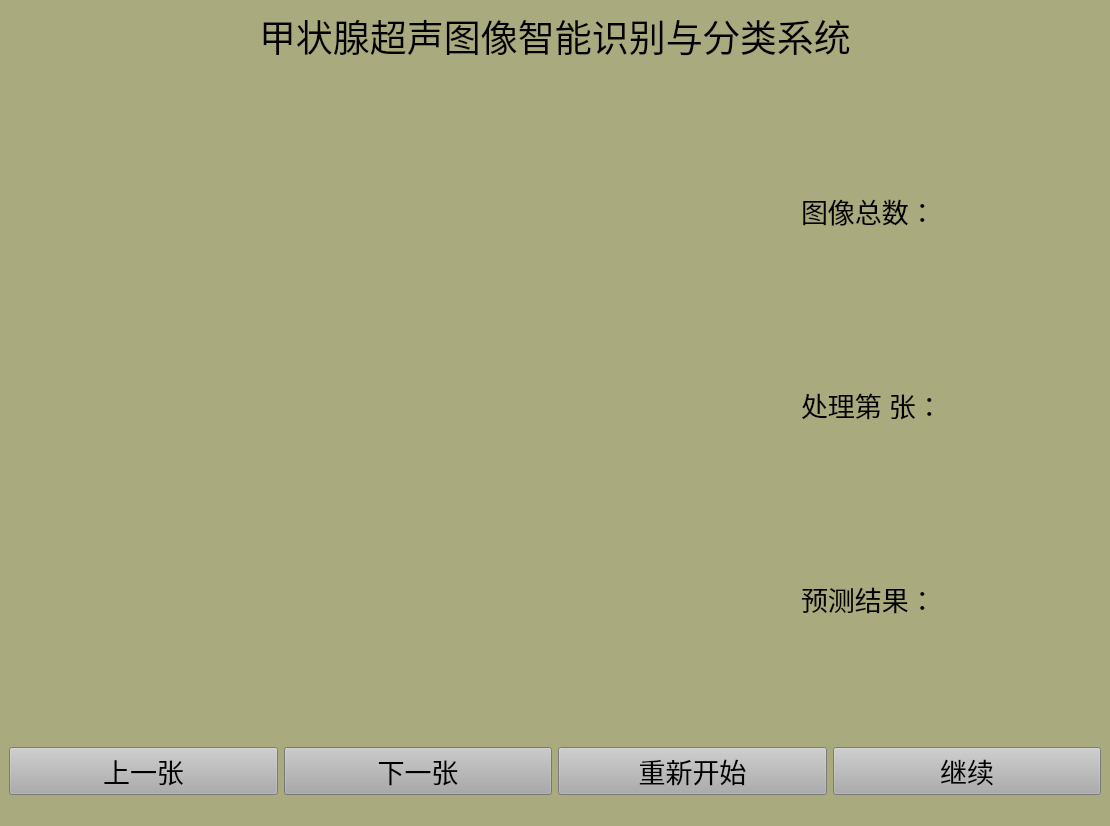
<?xml version="1.0" encoding="UTF-8"?>
<ui version="4.0">
    <class>MainWindow</class>
    <widget class="QMainWindow" name="MainWindow">
        <property name="geometry">
            <rect>
                <x>0</x>
                <y>0</y>
                <width>1110</width>
                <height>826</height>
            </rect>
        </property>
        <property name="windowTitle">
            <string>MainWindow</string>
        </property>
        <property name="styleSheet">
            <string notr="true">background-color: rgb(170, 170, 127);</string>
        </property>
        <widget class="QWidget" name="centralwidget">
            <layout class="QGridLayout" name="gridLayout_2">
                <item row="0" column="0">
                    <layout class="QVBoxLayout" name="verticalLayout" stretch="1,1,12,1,3">
                        <item>
                            <layout class="QVBoxLayout" name="verticalLayout_12" stretch="0">
                                <property name="sizeConstraint">
                                    <enum>QLayout::SetNoConstraint</enum>
                                </property>
                                <item alignment="Qt::AlignHCenter">
                                    <widget class="QLabel" name="label_title_4">
                                        <property name="enabled">
                                            <bool>true</bool>
                                        </property>
                                        <property name="font">
                                            <font>
                                                <family>Agency FB</family>
                                                <pointsize>28</pointsize>
                                                <weight>9</weight>
                                                <italic>false</italic>
                                                <bold>false</bold>
                                            </font>
                                        </property>
                                        <property name="styleSheet">
                                            <string notr="true">color: rgb(0, 0, 0);
                                                font: 75 28pt &quot;Agency FB&quot;;
                                            </string>
                                        </property>
                                        <property name="text">
                                            <string>甲状腺超声图像智能识别与分类系统</string>
                                        </property>
                                    </widget>
                                </item>
                            </layout>
                        </item>
                        <item>
                            <spacer name="verticalSpacer">
                                <property name="orientation">
                                    <enum>Qt::Vertical</enum>
                                </property>
                                <property name="sizeType">
                                    <enum>QSizePolicy::Preferred</enum>
                                </property>
                                <property name="sizeHint" stdset="0">
                                    <size>
                                        <width>20</width>
                                        <height>40</height>
                                    </size>
                                </property>
                            </spacer>
                        </item>
                        <item>
                            <layout class="QHBoxLayout" name="horizontalLayout_23" stretch="20,1,8">
                                <item>
                                    <widget class="QLabel" name="label_10">
                                        <property name="text">
                                            <string/>
                                        </property>
                                    </widget>
                                </item>
                                <item>
                                    <spacer name="horizontalSpacer_10">
                                        <property name="orientation">
                                            <enum>Qt::Horizontal</enum>
                                        </property>
                                        <property name="sizeType">
                                            <enum>QSizePolicy::Preferred</enum>
                                        </property>
                                        <property name="sizeHint" stdset="0">
                                            <size>
                                                <width>40</width>
                                                <height>20</height>
                                            </size>
                                        </property>
                                    </spacer>
                                </item>
                                <item>
                                    <layout class="QVBoxLayout" name="verticalLayout_15">
                                        <item>
                                            <widget class="QLabel" name="label_imNum_10">
                                                <property name="font">
                                                    <font>
                                                        <family>Agency FB</family>
                                                        <pointsize>20</pointsize>
                                                    </font>
                                                </property>
                                                <property name="text">
                                                    <string>图像总数：</string>
                                                </property>
                                            </widget>
                                        </item>
                                        <item>
                                            <widget class="QLabel" name="label_i_10">
                                                <property name="font">
                                                    <font>
                                                        <family>Agency FB</family>
                                                        <pointsize>20</pointsize>
                                                    </font>
                                                </property>
                                                <property name="text">
                                                    <string>处理第 张：</string>
                                                </property>
                                            </widget>
                                        </item>
                                        <item>
                                            <widget class="QLabel" name="label_res_10">
                                                <property name="font">
                                                    <font>
                                                        <family>Agency FB</family>
                                                        <pointsize>20</pointsize>
                                                    </font>
                                                </property>
                                                <property name="text">
                                                    <string>预测结果：</string>
                                                </property>
                                            </widget>
                                        </item>
                                    </layout>
                                </item>
                            </layout>
                        </item>
                        <item>
                            <spacer name="verticalSpacer_2">
                                <property name="orientation">
                                    <enum>Qt::Vertical</enum>
                                </property>
                                <property name="sizeType">
                                    <enum>QSizePolicy::Preferred</enum>
                                </property>
                                <property name="sizeHint" stdset="0">
                                    <size>
                                        <width>20</width>
                                        <height>40</height>
                                    </size>
                                </property>
                            </spacer>
                        </item>
                        <item>
                            <layout class="QHBoxLayout" name="horizontalLayout_24">
                                <item>
                                    <widget class="QPushButton" name="pushBt_up_10">
                                        <property name="font">
                                            <font>
                                                <family>Agency FB</family>
                                                <pointsize>20</pointsize>
                                            </font>
                                        </property>
                                        <property name="styleSheet">
                                            <string notr="true">background-color: rgb(172, 172, 172);</string>
                                        </property>
                                        <property name="text">
                                            <string>上一张</string>
                                        </property>
                                    </widget>
                                </item>
                                <item>
                                    <widget class="QPushButton" name="pushBt_dwn_10">
                                        <property name="font">
                                            <font>
                                                <family>Agency FB</family>
                                                <pointsize>20</pointsize>
                                            </font>
                                        </property>
                                        <property name="styleSheet">
                                            <string notr="true">background-color: rgb(85, 170, 255);
                                                background-color: rgb(168, 168, 168);
                                            </string>
                                        </property>
                                        <property name="text">
                                            <string>下一张</string>
                                        </property>
                                    </widget>
                                </item>
                                <item>
                                    <widget class="QPushButton" name="pushBt_reset_10">
                                        <property name="font">
                                            <font>
                                                <family>Agency FB</family>
                                                <pointsize>20</pointsize>
                                            </font>
                                        </property>
                                        <property name="styleSheet">
                                            <string notr="true">background-color: rgb(85, 170, 255);
                                                background-color: rgb(172, 172, 172);
                                            </string>
                                        </property>
                                        <property name="text">
                                            <string>重新开始</string>
                                        </property>
                                    </widget>
                                </item>
                                <item>
                                    <widget class="QPushButton" name="pushBt_cntinu_10">
                                        <property name="font">
                                            <font>
                                                <family>Agency FB</family>
                                                <pointsize>20</pointsize>
                                            </font>
                                        </property>
                                        <property name="styleSheet">
                                            <string notr="true">background-color: rgb(172, 172, 172);</string>
                                        </property>
                                        <property name="text">
                                            <string>继续</string>
                                        </property>
                                    </widget>
                                </item>
                            </layout>
                        </item>
                    </layout>
                </item>
            </layout>
        </widget>
        <widget class="QMenuBar" name="menubar">
            <property name="geometry">
                <rect>
                    <x>0</x>
                    <y>0</y>
                    <width>1110</width>
                    <height>23</height>
                </rect>
            </property>
        </widget>
        <widget class="QStatusBar" name="statusbar"/>
    </widget>
    <resources/>
    <connections>
        <connection>
            <sender>pushBt_reset_10</sender>
            <signal>clicked()</signal>
            <receiver>label_10</receiver>
            <slot>update()</slot>
            <hints>
                <hint type="sourcelabel">
                    <x>697</x>
                    <y>752</y>
                </hint>
                <hint type="destinationlabel">
                    <x>716</x>
                    <y>618</y>
                </hint>
            </hints>
        </connection>
        <connection>
            <sender>pushBt_up_10</sender>
            <signal>clicked()</signal>
            <receiver>label_10</receiver>
            <slot>show()</slot>
            <hints>
                <hint type="sourcelabel">
                    <x>215</x>
                    <y>752</y>
                </hint>
                <hint type="destinationlabel">
                    <x>249</x>
                    <y>618</y>
                </hint>
            </hints>
        </connection>
        <connection>
            <sender>pushBt_dwn_10</sender>
            <signal>clicked()</signal>
            <receiver>label_10</receiver>
            <slot>show()</slot>
            <hints>
                <hint type="sourcelabel">
                    <x>486</x>
                    <y>752</y>
                </hint>
                <hint type="destinationlabel">
                    <x>493</x>
                    <y>598</y>
                </hint>
            </hints>
        </connection>
    </connections>
</ui>
